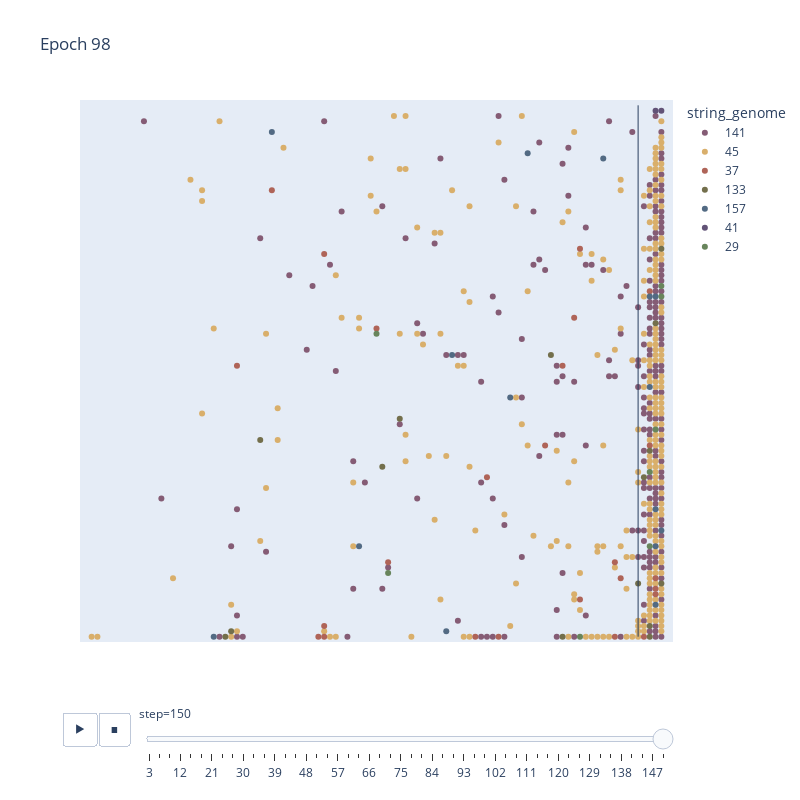
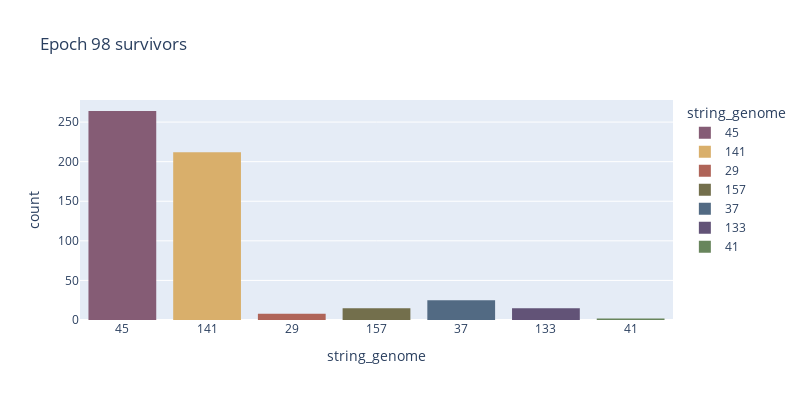

The notebook cell saved with these charts, in order:
### Code cell
blobland.animate_epoch(98)

### Figure 1 — Plotly figure (JSON) as saved in the notebook; plotly's stock layout.template omitted (floating-point values rounded to 4 significant figures; data arrays with more than 128 entries replaced by an {"elided": "..."} marker saying what was removed)
{"data": [{"hovertemplate": "string_genome=141<br>step=150<br>x=%{x}<br>y=%{y}<extra></extra>", "legendgroup": "141", "marker": {"color": "rgb(133, 92, 117)", "symbol": "circle"}, "mode": "markers", "name": "141", "orientation": "v", "showlegend": true, "type": "scatter", "x": {"elided": "212 int values"}, "xaxis": "x", "y": {"elided": "212 int values"}, "yaxis": "y"}, {"hovertemplate": "string_genome=45<br>step=150<br>x=%{x}<br>y=%{y}<extra></extra>", "legendgroup": "45", "marker": {"color": "rgb(217, 175, 107)", "symbol": "circle"}, "mode": "markers", "name": "45", "orientation": "v", "showlegend": true, "type": "scatter", "x": {"elided": "264 int values"}, "xaxis": "x", "y": {"elided": "264 int values"}, "yaxis": "y"}, {"hovertemplate": "string_genome=37<br>step=150<br>x=%{x}<br>y=%{y}<extra></extra>", "legendgroup": "37", "marker": {"color": "rgb(175, 100, 88)", "symbol": "circle"}, "mode": "markers", "name": "37", "orientation": "v", "showlegend": true, "type": "scatter", "x": [98, 96, 91, 71, 85, 97, 98, 41, 98, 40, 97, 67, 79, 32, 41, 69, 52, 92, 26, 41, 84, 82, 85, 50, 91], "xaxis": "x", "y": [8, 0, 0, 0, 7, 36, 9, 0, 11, 0, 65, 0, 36, 84, 72, 30, 14, 11, 51, 2, 60, 51, 73, 58, 14], "yaxis": "y"}, {"hovertemplate": "string_genome=133<br>step=150<br>x=%{x}<br>y=%{y}<extra></extra>", "legendgroup": "133", "marker": {"color": "rgb(115, 111, 76)", "symbol": "circle"}, "mode": "markers", "name": "133", "orientation": "v", "showlegend": true, "type": "scatter", "x": [99, 97, 99, 24, 98, 82, 97, 97, 25, 96, 30, 51, 54, 80, 95], "xaxis": "x", "y": [73, 0, 10, 0, 59, 0, 2, 35, 1, 30, 37, 32, 41, 53, 10], "yaxis": "y"}, {"hovertemplate": "string_genome=157<br>step=150<br>x=%{x}<br>y=%{y}<extra></extra>", "legendgroup": "157", "marker": {"color": "rgb(82, 106, 131)", "symbol": "circle"}, "mode": "markers", "name": "157", "orientation": "v", "showlegend": true, "type": "scatter", "x": [99, 62, 98, 98, 98, 97, 97, 98, 47, 32, 76, 22, 73, 63, 89], "xaxis": "x", "y": [20, 1, 64, 17, 6, 64, 47, 24, 17, 95, 91, 0, 45, 53, 90], "yaxis": "y"}, {"hovertemplate": "string_genome=41<br>step=150<br>x=%{x}<br>y=%{y}<extra></extra>", "legendgroup": "41", "marker": {"color": "rgb(98, 83, 119)", "symbol": "circle"}, "mode": "markers", "name": "41", "orientation": "v", "showlegend": true, "type": "scatter", "x": [99, 98], "xaxis": "x", "y": [99, 99], "yaxis": "y"}, {"hovertemplate": "string_genome=29<br>step=150<br>x=%{x}<br>y=%{y}<extra></extra>", "legendgroup": "29", "marker": {"color": "rgb(104, 133, 92)", "symbol": "circle"}, "mode": "markers", "name": "29", "orientation": "v", "showlegend": true, "type": "scatter", "x": [99, 99, 98, 97, 52, 50, 97, 85], "xaxis": "x", "y": [64, 66, 39, 31, 12, 57, 17, 0], "yaxis": "y"}], "layout": {"height": 800, "legend": {"title": {"text": "string_genome"}, "tracegroupgap": 0}, "shapes": [{"line": {"dash": "solid", "width": 1}, "type": "line", "x0": 95, "x1": 95, "y0": 0, "y1": 100}], "sliders": [{"active": 49, "currentvalue": {"prefix": "step="}, "len": 0.9, "pad": {"b": 10, "t": 60}, "steps": [{"args": [["3"], {"frame": {"duration": 0, "redraw": false}, "fromcurrent": true, "mode": "immediate", "transition": {"duration": 0, "easing": "linear"}}], "label": "3", "method": "animate"}, {"args": [["6"], {"frame": {"duration": 0, "redraw": false}, "fromcurrent": true, "mode": "immediate", "transition": {"duration": 0, "easing": "linear"}}], "label": "6", "method": "animate"}, {"args": [["9"], {"frame": {"duration": 0, "redraw": false}, "fromcurrent": true, "mode": "immediate", "transition": {"duration": 0, "easing": "linear"}}], "label": "9", "method": "animate"}, {"args": [["12"], {"frame": {"duration": 0, "redraw": false}, "fromcurrent": true, "mode": "immediate", "transition": {"duration": 0, "easing": "linear"}}], "label": "12", "method": "animate"}, {"args": [["15"], {"frame": {"duration": 0, "redraw": false}, "fromcurrent": true, "mode": "immediate", "transition": {"duration": 0, "easing": "linear"}}], "label": "15", "method": "animate"}, {"args": [["18"], {"frame": {"duration": 0, "redraw": false}, "fromcurrent": true, "mode": "immediate", "transition": {"duration": 0, "easing": "linear"}}], "label": "18", "method": "animate"}, {"args": [["21"], {"frame": {"duration": 0, "redraw": false}, "fromcurrent": true, "mode": "immediate", "transition": {"duration": 0, "easing": "linear"}}], "label": "21", "method": "animate"}, {"args": [["24"], {"frame": {"duration": 0, "redraw": false}, "fromcurrent": true, "mode": "immediate", "transition": {"duration": 0, "easing": "linear"}}], "label": "24", "method": "animate"}, {"args": [["27"], {"frame": {"duration": 0, "redraw": false}, "fromcurrent": true, "mode": "immediate", "transition": {"duration": 0, "easing": "linear"}}], "label": "27", "method": "animate"}, {"args": [["30"], {"frame": {"duration": 0, "redraw": false}, "fromcurrent": true, "mode": "immediate", "transition": {"duration": 0, "easing": "linear"}}], "label": "30", "method": "animate"}, {"args": [["33"], {"frame": {"duration": 0, "redraw": false}, "fromcurrent": true, "mode": "immediate", "transition": {"duration": 0, "easing": "linear"}}], "label": "33", "method": "animate"}, {"args": [["36"], {"frame": {"duration": 0, "redraw": false}, "fromcurrent": true, "mode": "immediate", "transition": {"duration": 0, "easing": "linear"}}], "label": "36", "method": "animate"}, {"args": [["39"], {"frame": {"duration": 0, "redraw": false}, "fromcurrent": true, "mode": "immediate", "transition": {"duration": 0, "easing": "linear"}}], "label": "39", "method": "animate"}, {"args": [["42"], {"frame": {"duration": 0, "redraw": false}, "fromcurrent": true, "mode": "immediate", "transition": {"duration": 0, "easing": "linear"}}], "label": "42", "method": "animate"}, {"args": [["45"], {"frame": {"duration": 0, "redraw": false}, "fromcurrent": true, "mode": "immediate", "transition": {"duration": 0, "easing": "linear"}}], "label": "45", "method": "animate"}, {"args": [["48"], {"frame": {"duration": 0, "redraw": false}, "fromcurrent": true, "mode": "immediate", "transition": {"duration": 0, "easing": "linear"}}], "label": "48", "method": "animate"}, {"args": [["51"], {"frame": {"duration": 0, "redraw": false}, "fromcurrent": true, "mode": "immediate", "transition": {"duration": 0, "easing": "linear"}}], "label": "51", "method": "animate"}, {"args": [["54"], {"frame": {"duration": 0, "redraw": false}, "fromcurrent": true, "mode": "immediate", "transition": {"duration": 0, "easing": "linear"}}], "label": "54", "method": "animate"}, {"args": [["57"], {"frame": {"duration": 0, "redraw": false}, "fromcurrent": true, "mode": "immediate", "transition": {"duration": 0, "easing": "linear"}}], "label": "57", "method": "animate"}, {"args": [["60"], {"frame": {"duration": 0, "redraw": false}, "fromcurrent": true, "mode": "immediate", "transition": {"duration": 0, "easing": "linear"}}], "label": "60", "method": "animate"}, {"args": [["63"], {"frame": {"duration": 0, "redraw": false}, "fromcurrent": true, "mode": "immediate", "transition": {"duration": 0, "easing": "linear"}}], "label": "63", "method": "animate"}, {"args": [["66"], {"frame": {"duration": 0, "redraw": false}, "fromcurrent": true, "mode": "immediate", "transition": {"duration": 0, "easing": "linear"}}], "label": "66", "method": "animate"}, {"args": [["69"], {"frame": {"duration": 0, "redraw": false}, "fromcurrent": true, "mode": "immediate", "transition": {"duration": 0, "easing": "linear"}}], "label": "69", "method": "animate"}, {"args": [["72"], {"frame": {"duration": 0, "redraw": false}, "fromcurrent": true, "mode": "immediate", "transition": {"duration": 0, "easing": "linear"}}], "label": "72", "method": "animate"}, {"args": [["75"], {"frame": {"duration": 0, "redraw": false}, "fromcurrent": true, "mode": "immediate", "transition": {"duration": 0, "easing": "linear"}}], "label": "75", "method": "animate"}, {"args": [["78"], {"frame": {"duration": 0, "redraw": false}, "fromcurrent": true, "mode": "immediate", "transition": {"duration": 0, "easing": "linear"}}], "label": "78", "method": "animate"}, {"args": [["81"], {"frame": {"duration": 0, "redraw": false}, "fromcurrent": true, "mode": "immediate", "transition": {"duration": 0, "easing": "linear"}}], "label": "81", "method": "animate"}, {"args": [["84"], {"frame": {"duration": 0, "redraw": false}, "fromcurrent": true, "mode": "immediate", "transition": {"duration": 0, "easing": "linear"}}], "label": "84", "method": "animate"}, {"args": [["87"], {"frame": {"duration": 0, "redraw": false}, "fromcurrent": true, "mode": "immediate", "transition": {"duration": 0, "easing": "linear"}}], "label": "87", "method": "animate"}, {"args": [["90"], {"frame": {"duration": 0, "redraw": false}, "fromcurrent": true, "mode": "immediate", "transition": {"duration": 0, "easing": "linear"}}], "label": "90", "method": "animate"}, {"args": [["93"], {"frame": {"duration": 0, "redraw": false}, "fromcurrent": true, "mode": "immediate", "transition": {"duration": 0, "easing": "linear"}}], "label": "93", "method": "animate"}, {"args": [["96"], {"frame": {"duration": 0, "redraw": false}, "fromcurrent": true, "mode": "immediate", "transition": {"duration": 0, "easing": "linear"}}], "label": "96", "method": "animate"}, {"args": [["99"], {"frame": {"duration": 0, "redraw": false}, "fromcurrent": true, "mode": "immediate", "transition": {"duration": 0, "easing": "linear"}}], "label": "99", "method": "animate"}, {"args": [["102"], {"frame": {"duration": 0, "redraw": false}, "fromcurrent": true, "mode": "immediate", "transition": {"duration": 0, "easing": "linear"}}], "label": "102", "method": "animate"}, {"args": [["105"], {"frame": {"duration": 0, "redraw": false}, "fromcurrent": true, "mode": "immediate", "transition": {"duration": 0, "easing": "linear"}}], "label": "105", "method": "animate"}, {"args": [["108"], {"frame": {"duration": 0, "redraw": false}, "fromcurrent": true, "mode": "immediate", "transition": {"duration": 0, "easing": "linear"}}], "label": "108", "method": "animate"}, {"args": [["111"], {"frame": {"duration": 0, "redraw": false}, "fromcurrent": true, "mode": "immediate", "transition": {"duration": 0, "easing": "linear"}}], "label": "111", "method": "animate"}, {"args": [["114"], {"frame": {"duration": 0, "redraw": false}, "fromcurrent": true, "mode": "immediate", "transition": {"duration": 0, "easing": "linear"}}], "label": "114", "method": "animate"}, {"args": [["117"], {"frame": {"duration": 0, "redraw": false}, "fromcurrent": true, "mode": "immediate", "transition": {"duration": 0, "easing": "linear"}}], "label": "117", "method": "animate"}, {"args": [["120"], {"frame": {"duration": 0, "redraw": false}, "fromcurrent": true, "mode": "immediate", "transition": {"duration": 0, "easing": "linear"}}], "label": "120", "method": "animate"}, {"args": [["123"], {"frame": {"duration": 0, "redraw": false}, "fromcurrent": true, "mode": "immediate", "transition": {"duration": 0, "easing": "linear"}}], "label": "123", "method": "animate"}, {"args": [["126"], {"frame": {"duration": 0, "redraw": false}, "fromcurrent": true, "mode": "immediate", "transition": {"duration": 0, "easing": "linear"}}], "label": "126", "method": "animate"}, {"args": [["129"], {"frame": {"duration": 0, "redraw": false}, "fromcurrent": true, "mode": "immediate", "transition": {"duration": 0, "easing": "linear"}}], "label": "129", "method": "animate"}, {"args": [["132"], {"frame": {"duration": 0, "redraw": false}, "fromcurrent": true, "mode": "immediate", "transition": {"duration": 0, "easing": "linear"}}], "label": "132", "method": "animate"}, {"args": [["135"], {"frame": {"duration": 0, "redraw": false}, "fromcurrent": true, "mode": "immediate", "transition": {"duration": 0, "easing": "linear"}}], "label": "135", "method": "animate"}, {"args": [["138"], {"frame": {"duration": 0, "redraw": false}, "fromcurrent": true, "mode": "immediate", "transition": {"duration": 0, "easing": "linear"}}], "label": "138", "method": "animate"}, {"args": [["141"], {"frame": {"duration": 0, "redraw": false}, "fromcurrent": true, "mode": "immediate", "transition": {"duration": 0, "easing": "linear"}}], "label": "141", "method": "animate"}, {"args": [["144"], {"frame": {"duration": 0, "redraw": false}, "fromcurrent": true, "mode": "immediate", "transition": {"duration": 0, "easing": "linear"}}], "label": "144", "method": "animate"}, {"args": [["147"], {"frame": {"duration": 0, "redraw": false}, "fromcurrent": true, "mode": "immediate", "transition": {"duration": 0, "easing": "linear"}}], "label": "147", "method": "animate"}, {"args": [["150"], {"frame": {"duration": 0, "redraw": false}, "fromcurrent": true, "mode": "immediate", "transition": {"duration": 0, "easing": "linear"}}], "label": "150", "method": "animate"}], "x": 0.1, "xanchor": "left", "y": 0, "yanchor": "top"}], "title": {"text": "Epoch 98"}, "updatemenus": [{"buttons": [{"args": [null, {"frame": {"duration": 500, "redraw": false}, "fromcurrent": true, "mode": "immediate", "transition": {"duration": 500, "easing": "linear"}}], "label": "&#9654;", "method": "animate"}, {"args": [[null], {"frame": {"duration": 0, "redraw": false}, "fromcurrent": true, "mode": "immediate", "transition": {"duration": 0, "easing": "linear"}}], "label": "&#9724;", "method": "animate"}], "direction": "left", "pad": {"r": 10, "t": 70}, "showactive": false, "type": "buttons", "x": 0.1, "xanchor": "right", "y": 0, "yanchor": "top"}], "width": 800, "xaxis": {"anchor": "y", "domain": [0, 1], "range": [-1, 101], "showgrid": false, "showticklabels": false, "title": {"text": "x"}, "type": "linear", "visible": false}, "yaxis": {"anchor": "x", "domain": [0, 1], "range": [-1, 101], "showgrid": false, "showticklabels": false, "title": {"text": "y"}, "type": "linear", "visible": false}}}

### Figure 2 — Plotly figure (JSON) as saved in the notebook; plotly's stock layout.template omitted (floating-point values rounded to 4 significant figures; data arrays with more than 128 entries replaced by an {"elided": "..."} marker saying what was removed)
{"data": [{"alignmentgroup": "True", "bingroup": "x", "histfunc": "count", "hovertemplate": "string_genome=%{x}<br>count=%{y}<extra></extra>", "legendgroup": "45", "marker": {"color": "rgb(133, 92, 117)", "pattern": {"shape": ""}}, "name": "45", "nbinsx": 7, "offsetgroup": "45", "orientation": "v", "showlegend": true, "type": "histogram", "x": {"elided": "264 str values"}, "xaxis": "x", "y": {"elided": "264 str values"}, "yaxis": "y"}, {"alignmentgroup": "True", "bingroup": "x", "histfunc": "count", "hovertemplate": "string_genome=%{x}<br>count=%{y}<extra></extra>", "legendgroup": "141", "marker": {"color": "rgb(217, 175, 107)", "pattern": {"shape": ""}}, "name": "141", "nbinsx": 7, "offsetgroup": "141", "orientation": "v", "showlegend": true, "type": "histogram", "x": {"elided": "212 str values"}, "xaxis": "x", "y": {"elided": "212 str values"}, "yaxis": "y"}, {"alignmentgroup": "True", "bingroup": "x", "histfunc": "count", "hovertemplate": "string_genome=%{x}<br>count=%{y}<extra></extra>", "legendgroup": "29", "marker": {"color": "rgb(175, 100, 88)", "pattern": {"shape": ""}}, "name": "29", "nbinsx": 7, "offsetgroup": "29", "orientation": "v", "showlegend": true, "type": "histogram", "x": ["29", "29", "29", "29", "29", "29", "29", "29"], "xaxis": "x", "y": ["29", "29", "29", "29", "29", "29", "29", "29"], "yaxis": "y"}, {"alignmentgroup": "True", "bingroup": "x", "histfunc": "count", "hovertemplate": "string_genome=%{x}<br>count=%{y}<extra></extra>", "legendgroup": "157", "marker": {"color": "rgb(115, 111, 76)", "pattern": {"shape": ""}}, "name": "157", "nbinsx": 7, "offsetgroup": "157", "orientation": "v", "showlegend": true, "type": "histogram", "x": ["157", "157", "157", "157", "157", "157", "157", "157", "157", "157", "157", "157", "157", "157", "157"], "xaxis": "x", "y": ["157", "157", "157", "157", "157", "157", "157", "157", "157", "157", "157", "157", "157", "157", "157"], "yaxis": "y"}, {"alignmentgroup": "True", "bingroup": "x", "histfunc": "count", "hovertemplate": "string_genome=%{x}<br>count=%{y}<extra></extra>", "legendgroup": "37", "marker": {"color": "rgb(82, 106, 131)", "pattern": {"shape": ""}}, "name": "37", "nbinsx": 7, "offsetgroup": "37", "orientation": "v", "showlegend": true, "type": "histogram", "x": ["37", "37", "37", "37", "37", "37", "37", "37", "37", "37", "37", "37", "37", "37", "37", "37", "37", "37", "37", "37", "37", "37", "37", "37", "37"], "xaxis": "x", "y": ["37", "37", "37", "37", "37", "37", "37", "37", "37", "37", "37", "37", "37", "37", "37", "37", "37", "37", "37", "37", "37", "37", "37", "37", "37"], "yaxis": "y"}, {"alignmentgroup": "True", "bingroup": "x", "histfunc": "count", "hovertemplate": "string_genome=%{x}<br>count=%{y}<extra></extra>", "legendgroup": "133", "marker": {"color": "rgb(98, 83, 119)", "pattern": {"shape": ""}}, "name": "133", "nbinsx": 7, "offsetgroup": "133", "orientation": "v", "showlegend": true, "type": "histogram", "x": ["133", "133", "133", "133", "133", "133", "133", "133", "133", "133", "133", "133", "133", "133", "133"], "xaxis": "x", "y": ["133", "133", "133", "133", "133", "133", "133", "133", "133", "133", "133", "133", "133", "133", "133"], "yaxis": "y"}, {"alignmentgroup": "True", "bingroup": "x", "histfunc": "count", "hovertemplate": "string_genome=%{x}<br>count=%{y}<extra></extra>", "legendgroup": "41", "marker": {"color": "rgb(104, 133, 92)", "pattern": {"shape": ""}}, "name": "41", "nbinsx": 7, "offsetgroup": "41", "orientation": "v", "showlegend": true, "type": "histogram", "x": ["41", "41"], "xaxis": "x", "y": ["41", "41"], "yaxis": "y"}], "layout": {"barmode": "relative", "height": 400, "legend": {"title": {"text": "string_genome"}, "tracegroupgap": 0}, "title": {"text": "Epoch 98 survivors"}, "width": 800, "xaxis": {"anchor": "y", "autorange": true, "categoryarray": ["45", "141", "29", "157", "37", "133", "41"], "categoryorder": "array", "domain": [0, 1], "range": [-0.5, 6.5], "title": {"text": "string_genome"}, "type": "category"}, "yaxis": {"anchor": "x", "autorange": true, "categoryarray": ["41", "133", "37", "157", "29", "141", "45"], "categoryorder": "array", "domain": [0, 1], "range": [0, 277.9], "title": {"text": "count"}, "type": "linear"}}}
